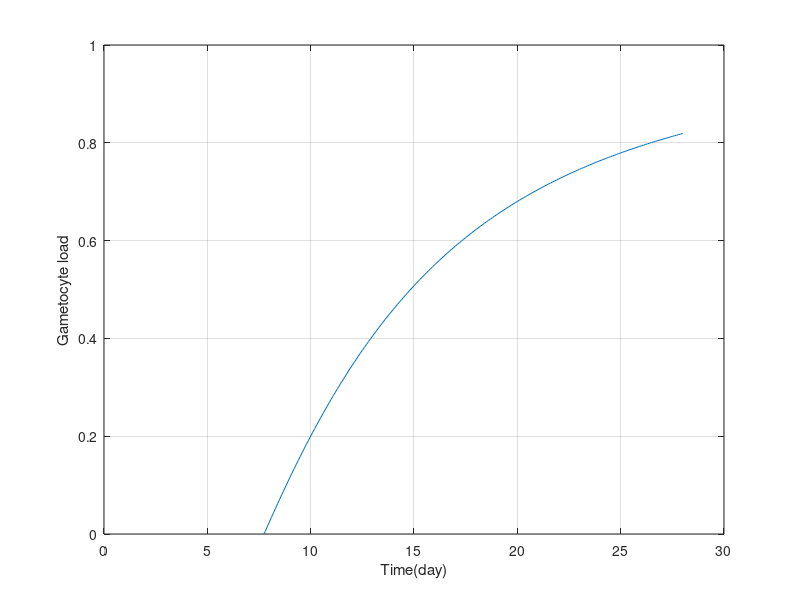

This chart was generated by the following MATLAB code:
n = 2;
k = 10;
o = 0.6;
Gmax = 1;

x = 0:0.1:28;
G = (x.^n ./ (x.^n + k.^n) - o/(1+o)) * (1+o) * Gmax;

figure
semilogy(x, G)
plot(x, G)
ylim([0 1])
xlabel('Time(day)')
ylabel('Gametocyte load')
grid on